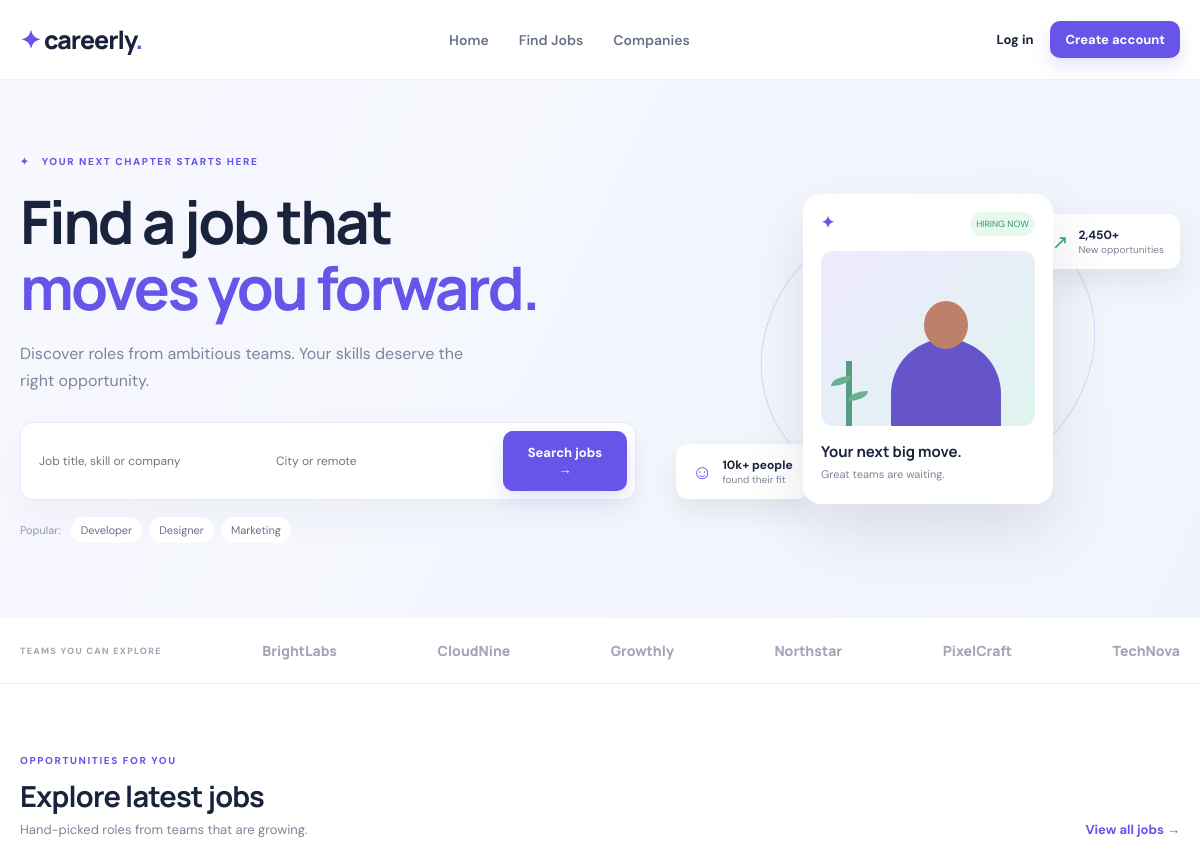
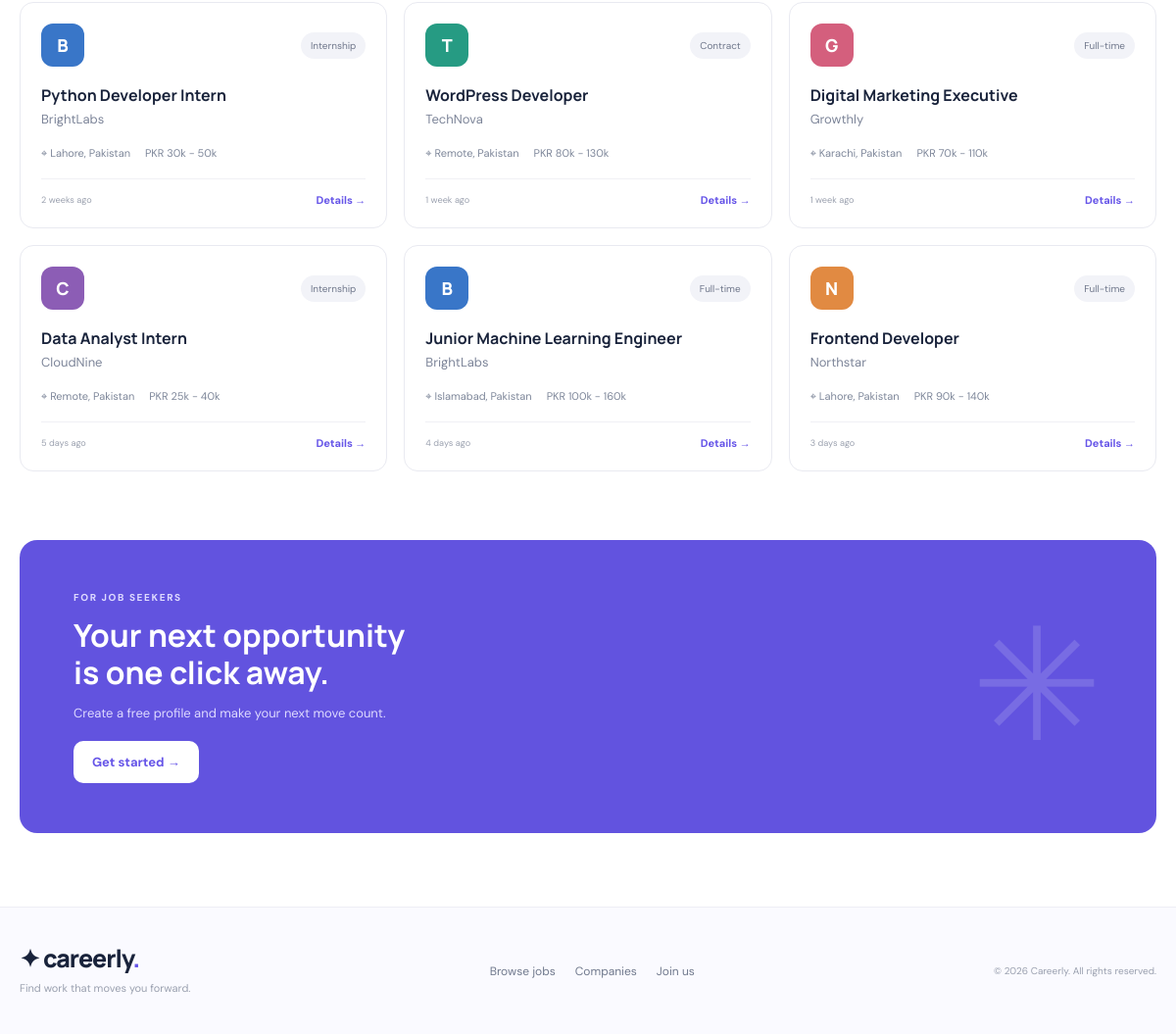
The page / on the database its author committed (2 pictures, top to bottom).
### tables this page shows
CREATE TABLE companies (
  id INT AUTO_INCREMENT PRIMARY KEY,
  name VARCHAR(120) NOT NULL,
  industry VARCHAR(120) NOT NULL,
  logo_color VARCHAR(30) NOT NULL DEFAULT '#6655e8'
);

CREATE TABLE jobs (
  id INT AUTO_INCREMENT PRIMARY KEY,
  company_id INT NOT NULL,
  title VARCHAR(160) NOT NULL,
  location VARCHAR(120) NOT NULL,
  job_type VARCHAR(40) NOT NULL,
  salary VARCHAR(100) NOT NULL,
  experience VARCHAR(80) NOT NULL,
  posted_label VARCHAR(50) NOT NULL DEFAULT 'Just now',
  description TEXT NOT NULL,
  requirements TEXT NOT NULL,
  created_at TIMESTAMP DEFAULT CURRENT_TIMESTAMP,
  FOREIGN KEY (company_id) REFERENCES companies(id) ON DELETE CASCADE
);

### includes/functions.php (called while the page is built, shortened)
<?php
function e($value) {
    return htmlspecialchars((string)$value, ENT_QUOTES, 'UTF-8');
}
function logged_in() {
    return isset($_SESSION['user']['id']);
}

### index.php (the view)
<?php
require "config/database.php"; require "includes/functions.php";
$jobs=$pdo->query("SELECT j.*,c.name company_name,c.logo_color FROM jobs j JOIN companies c ON c.id=j.company_id ORDER BY j.id DESC LIMIT 6")->fetchAll();
$companies=$pdo->query("SELECT * FROM companies ORDER BY name LIMIT 6")->fetchAll();
$pageTitle="Careerly | Find your next opportunity"; require "includes/header.php";
?>
<section class="hero"><div class="container hero-grid"><div>
<div class="eyebrow">✦ &nbsp; YOUR NEXT CHAPTER STARTS HERE</div>
<h1>Find a job that<br><span>moves you forward.</span></h1>
<p class="lead">Discover roles from ambitious teams. Your skills deserve the right opportunity.</p>
<form class="search" action="jobs.php" method="get">
<input name="q" placeholder="Job title, skill or company">
<input name="location" placeholder="City or remote">
<button class="btn">Search jobs →</button></form>
<div class="popular">Popular: <a href="jobs.php?q=Developer">Developer</a><a href="jobs.php?q=Designer">Designer</a><a href="jobs.php?q=Marketing">Marketing</a></div>
</div><div class="hero-art"><div class="art-circle"></div><div class="art-card"><div class="art-top"><b>✦</b><span>HIRING NOW</span></div><div class="illustration"><div class="person"></div><div class="plant"></div></div><h3>Your next big move.</h3><p>Great teams are waiting.</p></div><div class="float-card">↗ <div><b>2,450+</b><small>New opportunities</small></div></div><div class="float-card second">☺ <div><b>10k+ people</b><small>found their fit</small></div></div></div>
</div></section>
<section class="trust"><div class="container trust-row"><span>TEAMS YOU CAN EXPLORE</span><?php foreach($companies as $c): ?><b><?= e($c['name']) ?></b><?php endforeach; ?></div></section>
<section class="section"><div class="container"><div class="section-head"><div><div class="eyebrow">OPPORTUNITIES FOR YOU</div><h2>Explore latest jobs</h2><p>Hand-picked roles from teams that are growing.</p></div><a class="text-link" href="jobs.php">View all jobs →</a></div>
<div class="job-grid"><?php foreach($jobs as $j): ?><article class="job-card"><div class="job-top"><div class="company-logo" style="background:<?= e($j['logo_color']) ?>"><?= e(substr($j['company_name'],0,1)) ?></div><span class="tag"><?= e($j['job_type']) ?></span></div><h3><a href="job-details.php?id=<?= (int)$j['id'] ?>"><?= e($j['title']) ?></a></h3><p class="muted"><?= e($j['company_name']) ?></p><div class="job-meta"><span>⌖ <?= e($j['location']) ?></span><span><?= e($j['salary']) ?></span></div><div class="job-bottom"><small><?= e($j['posted_label']) ?></small><a href="job-details.php?id=<?= (int)$j['id'] ?>">Details →</a></div></article><?php endforeach; ?></div></div></section>
<section class="cta"><div class="container cta-inner"><div><div class="eyebrow light">FOR JOB SEEKERS</div><h2>Your next opportunity<br>is one click away.</h2><p>Create a free profile and make your next move count.</p><a class="btn btn-white" href="register.php">Get started →</a></div><div class="cta-star">✳</div></div></section>
<?php require "includes/footer.php"; ?>

### includes/header.php (shortened to what this page needs)
<?php
require_once __DIR__ . "/functions.php";
?>
<!doctype html>
<html lang="en">
<head>
<link rel="stylesheet" href="<?= $assetPrefix ?? '' ?>assets/css/style.css">
</head>
<body>
<header class="header"><div class="container nav">
<a class="logo" href="<?= $linkPrefix ?? '' ?>index.php">✦ careerly<span>.</span></a>
<nav id="navLinks">
<a href="<?= $linkPrefix ?? '' ?>index.php">Home</a>
<a href="<?= $linkPrefix ?? '' ?>jobs.php">Find Jobs</a>
<a href="<?= $linkPrefix ?? '' ?>companies.php">Companies</a>
</nav>
<div class="nav-actions">
<?php if (logged_in()): ?>
<span class="welcome">Hi, <?= e(explode(' ', $_SESSION['user']['name'])[0]) ?></span>
<a class="btn btn-outline small" href="<?= $linkPrefix ?? '' ?>logout.php">Logout</a>
<?php else: ?>
<a class="login" href="<?= $linkPrefix ?? '' ?>login.php">Log in</a>
<a class="btn small" href="<?= $linkPrefix ?? '' ?>register.php">Create account</a>
<?php endif; ?>
</div></div></header>
<main>

### includes/footer.php (shortened to what this page needs)
</main>
<footer class="footer"><div class="container footer-row">
<div><a class="logo" href="<?= $linkPrefix ?? '' ?>index.php">✦ careerly<span>.</span></a><p>Find work that moves you forward.</p></div>
<div class="footer-links"><a href="<?= $linkPrefix ?? '' ?>jobs.php">Browse jobs</a><a href="<?= $linkPrefix ?? '' ?>companies.php">Companies</a><a href="<?= $linkPrefix ?? '' ?>register.php">Join us</a></div>
<small>© <?= date('Y') ?> Careerly. All rights reserved.</small>
</div></footer>
</body></html>

### rows shown on the page
companies: name "BrightLabs"
companies: name "CloudNine"
companies: name "Growthly"
companies: name "Northstar"
companies: name "PixelCraft"
companies: name "TechNova"
jobs: company.name "B", job_type "Internship", title "Python Developer Intern", company.name "BrightLabs", location "Lahore, Pakistan", salary "PKR 30k - 50k", posted_label "2 weeks ago"
jobs: company.name "T", job_type "Contract", title "WordPress Developer", company.name "TechNova", location "Remote, Pakistan", salary "PKR 80k - 130k", posted_label "1 week ago"
jobs: company.name "G", job_type "Full-time", title "Digital Marketing Executive", company.name "Growthly", location "Karachi, Pakistan", salary "PKR 70k - 110k", posted_label "1 week ago"
jobs: company.name "C", job_type "Internship", title "Data Analyst Intern", company.name "CloudNine", location "Remote, Pakistan", salary "PKR 25k - 40k", posted_label "5 days ago"
jobs: company.name "B", job_type "Full-time", title "Junior Machine Learning Engineer", company.name "BrightLabs", location "Islamabad, Pakistan", salary "PKR 100k - 160k", posted_label "4 days ago"
jobs: company.name "N", job_type "Full-time", title "Frontend Developer", company.name "Northstar", location "Lahore, Pakistan", salary "PKR 90k - 140k", posted_label "3 days ago"
